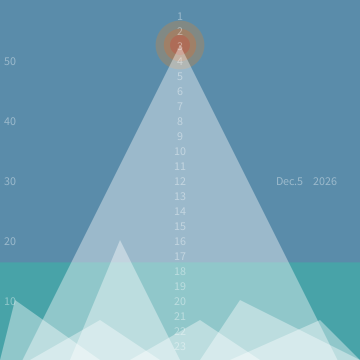
Frame 1 (no input)
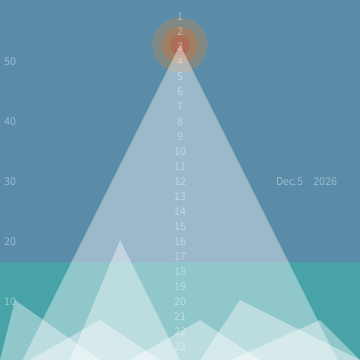
Frame 60 (the mouse pressed at the canvas centre just before this capture)
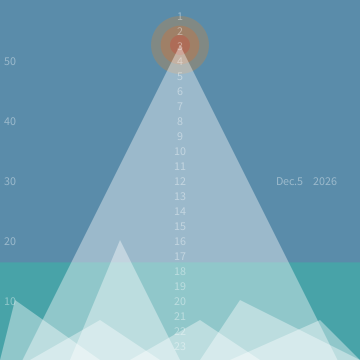
Frame 120 (the mouse held since frame 60 and released just before this capture)

The Processing sketch that drew these frames (run headless with seeded random() and noise(); from frame 60 on, the mouse is pressed at the canvas centre):

// Processing sketch: processing_138336
// ── processing_138336.pde

float seconds, minutes, hours;
String[] monthData = {"Jan", "Feb", "Mar", "Apr", "May", "Jun", "Jul", "Aug", "Sep", "Oct", "Nov", "Dec"};


void setup() {
  size(360, 360);
  smooth();
}

void draw() {
  background(90, 140, 170);
  seconds= second();
  minutes=minute();
  hours=hour();
  float a;
  float b;

  float hoursRot= map(hours, 0, 24, 0, height);
  ///////////////////////////////////////////////////

  float secondRot= map(seconds, 0, 59, 0, width);
  noStroke();
  fill(255, 129, 8, 60);
  ellipse(width/2, hoursRot, secondRot/2, secondRot/2);

  float secondRot2= map(seconds, 0, 59, 0, width);
  noStroke();
  fill(255, 99, 8, 60);
  ellipse(width/2, hoursRot, secondRot2/3, secondRot2/3);

  fill(255, 3, 3, 40);
  noStroke();
  ellipse(width/2, hoursRot, 20, 20);
  ///////////////////////////////////////////


  float minutesRot= map(minutes, 0, 59, 0, height);
  noStroke();
  fill(0, 255, 160, 50);
  rectMode(CORNERS);
  a=360-minutesRot;
  rect(0, a, 360, 360);
  ////////////////////minute


  noStroke();
  fill(255, 100);
  triangle(hoursRot/2, height, width/2, hoursRot, width-hoursRot/2, height);
  /////////////////////////////////hour

  noStroke();
  fill(255, 100);
  triangle(0, 360, 15, 300, 100, 360);
  triangle(200, 360, 240, 300, 360, 360);
  triangle(70, 360, 120, 240, 180, 360);
  triangle(230, 360, 320, 320, 360, 360);
  triangle(130, 360, 200, 320, 260, 360);
  triangle(30, 360, 100, 320, 160, 360);
  //////////////////////////////////////////////////////////////////

  int n=1;
  strokeWeight(0.5);
  stroke(255);
  for (int i=0;i<23;i++) {
    String s= String.valueOf(n); 
    textAlign(CENTER, CENTER);
    text(s, width/2, 15*n);
    n++;
  }
  //////////////////////////////////////////////////////text////hour

  int m=10;
  for (int j=0;j<5;j++) {
    String t= String.valueOf(60-m);
    text(t, 10, width/60*m);
    m=m+10;
  }
  ////////////////////////////////////////////////////text////minutes

  int days = day();    // Values from 1 - 31
  int months = month();  // Values from 1 - 12
  int years = year();   // 2003, 2004, 2005, etc.
  String str1 = String.valueOf(days);
  text(str1, 300, height/2);
  text(".", 295, height/2);
  ///////////////////////////////////////////////////////
  
  String theMonth = monthData[months - 1];
  text(theMonth, 285, height/2);                ////////////text/////month
  
////////////////////////////////////////////
  str1 = String.valueOf(years);
  text(str1, 325, height/2);
}


//  println("The current time is:"+hours+":"+minutes+":"+seconds);
